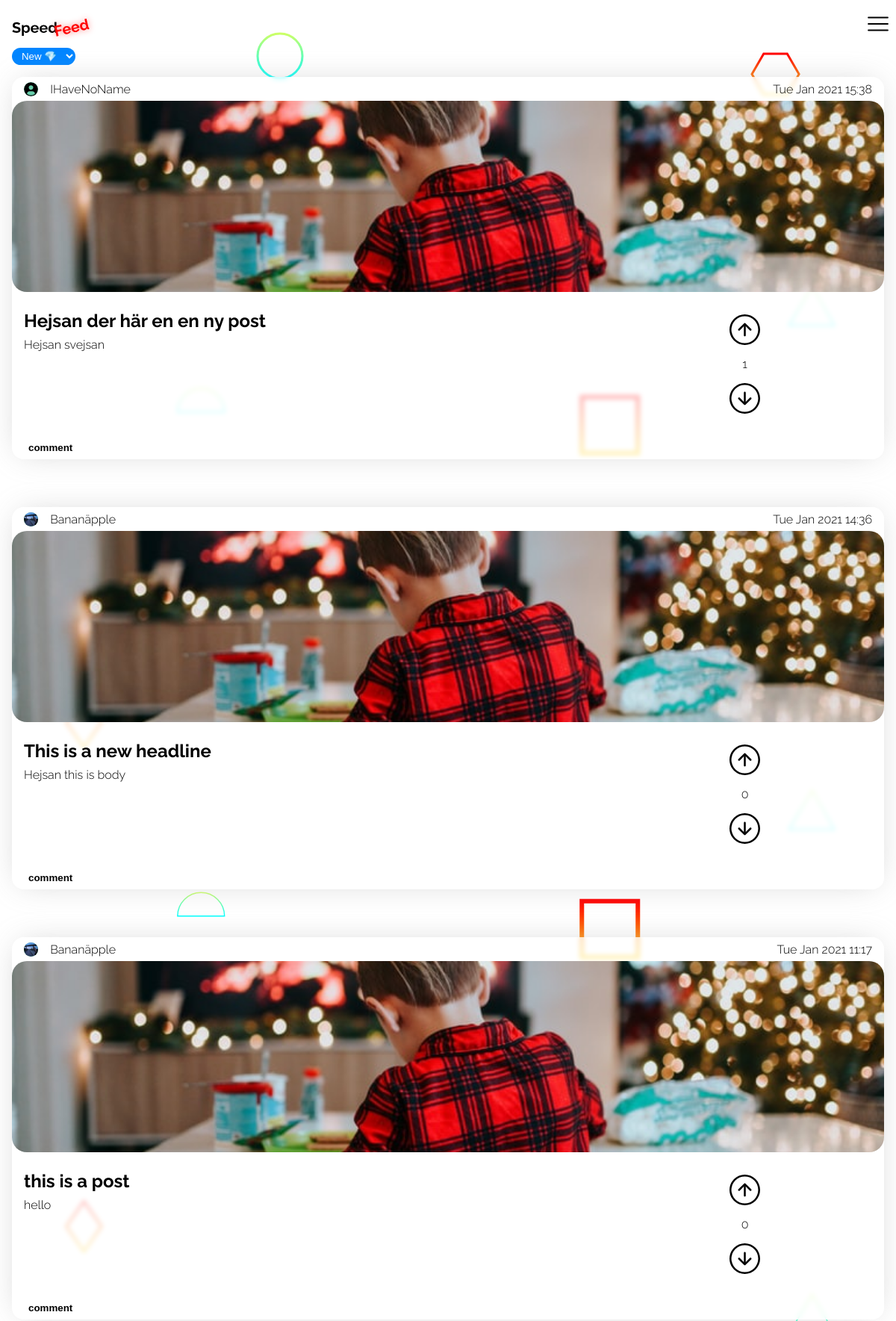
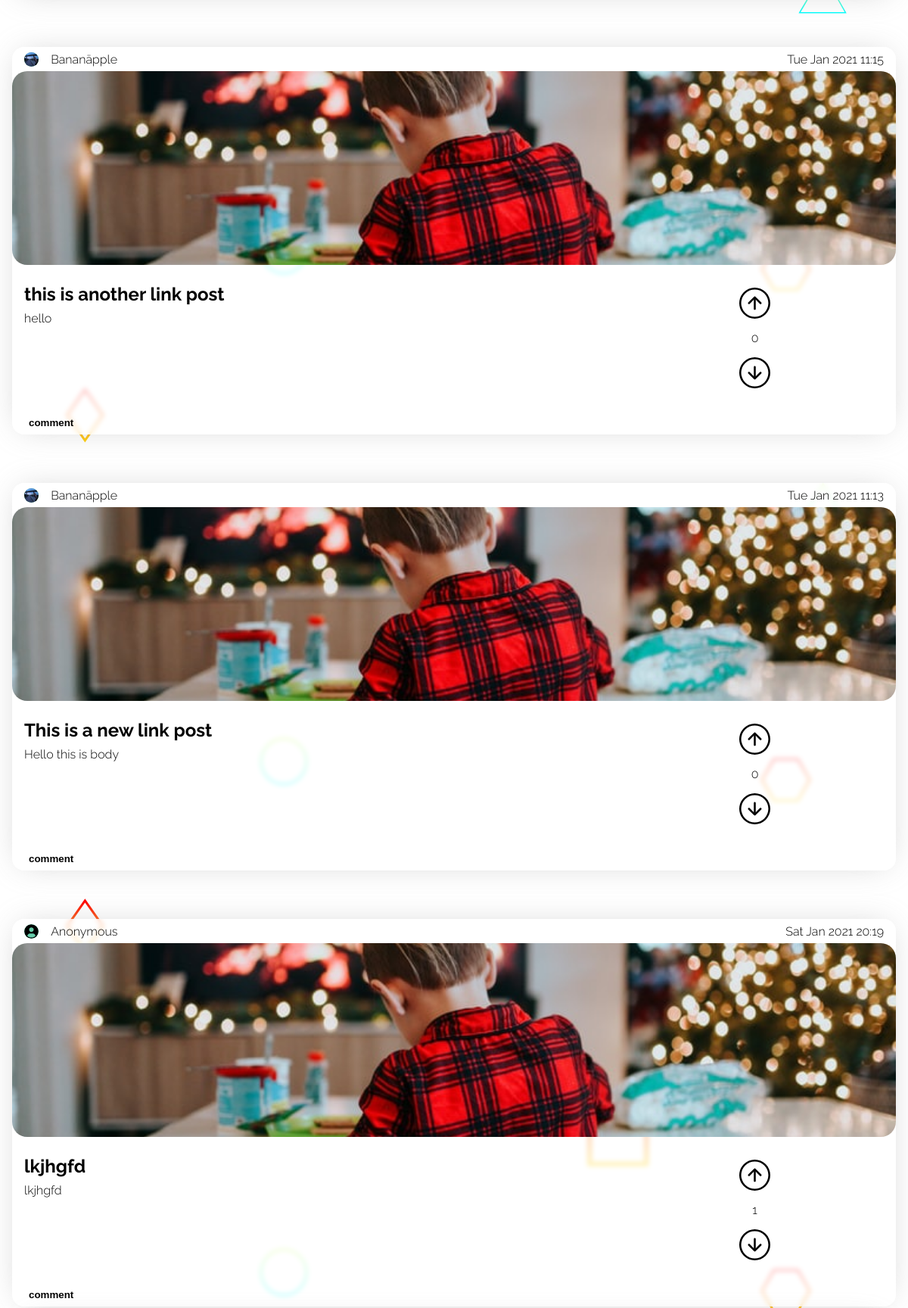
The page /views/index.php (upper part) on the database its author committed (2 pictures, top to bottom).
### tables this page shows
CREATE TABLE "Posts" ("id" integer,"user_id" int,"header" varchar,"body" text,"date" int, "color" varchar, "upDown" int, "link" varchar, PRIMARY KEY (id));

CREATE TABLE "Users" ("id" integer,"name" varchar,"email" varchar,"avatar_path" varchar,"password_hash" varchar,"bio" text, "sort_by" varchar, PRIMARY KEY (id));

### views/index.php (the view, shortened to what this page needs)
<?php
require('header.php');
$db = new PDO('sqlite:../hacker_news_database.sqlite3');
if (isset($_SESSION['user'])) {
    $userId = $_SESSION['user']['id'];
    $stmt = $db->prepare("SELECT sort_by FROM Users where id = :userId");
    $stmt->bindParam(':userId', $userId);
    $stmt->execute();
    $data = $stmt->fetch(PDO::FETCH_ASSOC);
    $sort_by = $data['sort_by'];
} else {
    if (isset($_SESSION['sort'])) {
        $sort_by = $_SESSION['sort'];
    } else {
        $sort_by = 'new';
    }
}
if ($sort_by === 'new') {
    $result = $db->query("SELECT * FROM Posts ORDER BY \"date\" DESC");
} else if ($sort_by === 'mostupvoted') {
    $result = $db->query("SELECT id, user_id, header, body, date, link, ifnull((select sum(up_down) from likes where posts.id=likes.post_id), 0) AS antallikes FROM Posts ORDER BY antallikes DESC");
}
$posts = $result->fetchAll(PDO::FETCH_ASSOC);
?>
<body>
    <?php require('./nav.php') ?>
    <select class="sort-by" name="sort" id="">
        <option <?php if ($sort_by === 'new') {
                    echo 'selected';
                } ?>value="new">New 💎</option>
    </select>
    <?php foreach ($posts as $post) : ?>
        <?php
        $postId = $post['id'];
        $likesResult = $db->query("SELECT COUNT(user_id) AS 'likes' FROM Likes WHERE post_id = $postId AND up_down = 1");
        $likes = $likesResult->fetch(PDO::FETCH_ASSOC)['likes'];
        $dislikeResult = $db->query("SELECT COUNT(user_id) AS 'dislikes' FROM Likes WHERE post_id = $postId AND up_down = -1");
        $dislikes = $dislikeResult->fetch(PDO::FETCH_ASSOC)['dislikes'];
        $LikesSum = $likes - $dislikes;
        $userId = $post['user_id'];
        $result = $db->query("SELECT * FROM Users WHERE id = $userId");
        $user = $result->fetch(PDO::FETCH_ASSOC);
        isset($user['avatar_path']) ? $avatarPath = $user['avatar_path'] : $avatarPath = '/Account/uploads/default.svg';
        if (isset($user['name'])) {
            $userName = $user['name'];
        } else {
            $userName = 'IHaveNoName';
        }
        ?>
        <div data-postId="<?= $postId ?>" class="post id<?= $postId ?> post-group<?= $postId ?>">
            <div class="date-section">
                <div class="left">
                    <img src=<?= $avatarPath ?> alt="">
                    <p class="name"><?= $userName ?></p>
                </div>
                <div class="right">
                    <p class="date"><?= date('D M Y H:i', $post['date']) ?></p>
                </div>
            </div>
            <a href="<?= $post['link'] ?>">
                <div class="image-section">
                    <img src="/images/photo-1609050470947-f35aa6071497.jpeg" alt="">
                </div>
            </a>
            <div class="text-section">
                <div class="text-section-text">
                    <h2><?= $post['header'] ?></h2>
                    <p><?= $post['body'] ?></p>
                </div>
                <div class="text-section-vote" data-post="<?= $post['id'] ?>">
                    <div class="img-container">
                        <img class="upvote" src="/assets/up-arrow.svg" alt="">
                    </div>
                    <p><?= $LikesSum ?></p>
                    <div class="img-container">
                        <img class="downvote" src="/assets/down-arrow.svg" alt="">
                    </div>
                </div>
            </div>
            <div class="bottom-section">
                <div class="left">
                    <button class="post-coment-button">comment</button>
                </div>
            </div>
        </div>
    <?php endforeach ?>
</body>
<?php require('footer.php') ?>

### views/header.php (shortened to what this page needs)
<!DOCTYPE html>
<html lang="en">
<head>
    <link rel="stylesheet" href="/styles/posts.css">
    <link rel="stylesheet" href="/styles/main.css">
    <link rel="stylesheet" href="/styles/nav.css">
    <link rel="stylesheet" href="/styles/account.css">
</head>

### views/nav.php (shortened to what this page needs)
<nav>
    <div class="logo">
        <a href="/views/index.php"><img class="logo" src="/images/logo.svg" alt="Logotype 'speed feed'"></a>
    </div>
    <div class="hamburger-icon hamburger center-contain"></div>
    <div class="hamburger-menu hamburger">
    </div>
</nav>

### views/footer.php
</html>

### styles/posts.css (style rules this page uses)
:root { font-size: 16px; font-family: Raleway; --backdrop-blur: 3px; --post-background-color: rgba(255, 255, 255, 0.747); --box-shadow: 0px 0px 43px -12px rgba(184, 184, 184, 0.75); }
.post { background: var(--post-background-color); backdrop-filter: blur(var(--backdrop-blur)); max-width: 100%; display: flex; flex-direction: column; border-radius: 1rem; margin: 0rem 1rem 0rem 1rem; overflow: hidden; margin-bottom: 1rem; margin-top: 1rem; box-shadow: var(--box-shadow); }
.post:not(:first-of-type) { margin-top: 4rem; }
.date-section { height: 2rem; display: flex; justify-content: space-between; }
.date-section .left { display: flex; align-items: center; justify-content: center; margin-left: 1rem; height: 2rem; position: relative; }
.date-section .right { display: flex; flex-direction: row; height: 100%; margin-right: 1rem; position: relative; }
.date-section .left img { background: mediumaquamarine; height: 1.2rem; width: 1.2rem; border-radius: 50%; margin-right: 1rem; }
.date-section .right * { display: flex; align-items: center; justify-content: center; }
.date-section .left .name { display: flex; align-items: center; justify-content: center; }
.date-section .left .name { height: 100%; margin: 0; margin-right: 1rem; }
.date-section .right .date { height: 100%; margin: 0; }
.image-section { height: 16rem; width: 100%; overflow: hidden; }
.image-section img { position: relative; border-radius: 20px; height: 100%; width: 100%; object-fit: cover; }
.text-section { height: 10rem; display: flex; padding: 1rem; }
.text-section .text-section-text { width: 70%; }
.text-section .text-section-text h2 { margin: .5rem 0rem; }
.text-section .text-section-text p { margin: .5rem 0rem; }
.text-section .text-section-vote { width: 30%; display: flex; flex-direction: column; position: relative; }
.img-container { position: relative;; width: 100%; margin: 0; flex-grow: 1; height: 40%; display: flex; justify-content: center; align-items: center; }
.text-section .text-section-vote img.upvote { height: 60%; width: auto; }
.text-section .text-section-vote p { position: relative;; width: 100%; margin: 0; flex-grow: 1; display: flex; justify-content: center; align-items: center; }
.text-section .text-section-vote img.downvote { height: 60%; width: auto; }
.bottom-section { height: 2rem; display: flex; justify-content: space-between; }
.bottom-section .left { display: flex; justify-content: center; align-items: center; margin-left: 1rem; }
.bottom-section .left button { border: none; background: none; font-weight: bold; outline: none; }

### styles/main.css (style rules this page uses)
body { margin: 4rem 0 0 0; padding: 0; width: 100vw; background: url(/images/Scattered-Forcefields.svg); background-attachment: fixed; }

### styles/nav.css (style rules this page uses)
.hamburger { position: absolute; top: 1rem; right: .5rem; height: 2rem; width: 2rem; }
.hamburger-icon { background: url(../assets/radix-icons_hamburger-menu.svg); background-repeat: none; background-position: center; background-size: contain; transition: 1s; z-index: 2100; border: none; }
.hamburger-menu { overflow: hidden; position: absolute; background:#26262600; border-radius: 50%; transition: .7s; transition-timing-function: cubic-bezier(0.215, 0.610, 0.355, 1)(0.075, 0.82, 0.165, 1); z-index: 20; }
a { color: black; text-decoration: none; }
.logo { position: absolute; top: .5rem; left: .5rem; width: 7rem; }
.sort-by { background: #0085FF; border-radius: 50rem; color: white; text-align: center; margin-left: 1rem; outline: none; border: none; padding: .2rem .4rem; box-shadow: 0px 0px 51px -17px rgba(0,133,255,1); }

### rows shown on the page
posts: user.name "IHaveNoName", date "Tue Jan 2021 15:38", header "Hejsan der här en en ny post", body "Hejsan svejsan", LikesSum "1"
posts: user.avatar_path (picture), user.name "Bananäpple", date "Tue Jan 2021 14:36", header "This is a new headline", body "Hejsan this is body", LikesSum "0"
posts: user.avatar_path (picture), user.name "Bananäpple", date "Tue Jan 2021 11:17", header "this is a post", body "hello", LikesSum "0"
posts: user.avatar_path (picture), user.name "Bananäpple", date "Tue Jan 2021 11:15", header "this is another link post", body "hello", LikesSum "0"
posts: user.avatar_path (picture), user.name "Bananäpple", date "Tue Jan 2021 11:13", header "This is a new link post", body "Hello this is body", LikesSum "0"
posts: user.name "Anonymous", date "Sat Jan 2021 20:19", header "lkjhgfd", body "lkjhgfd", LikesSum "1"
